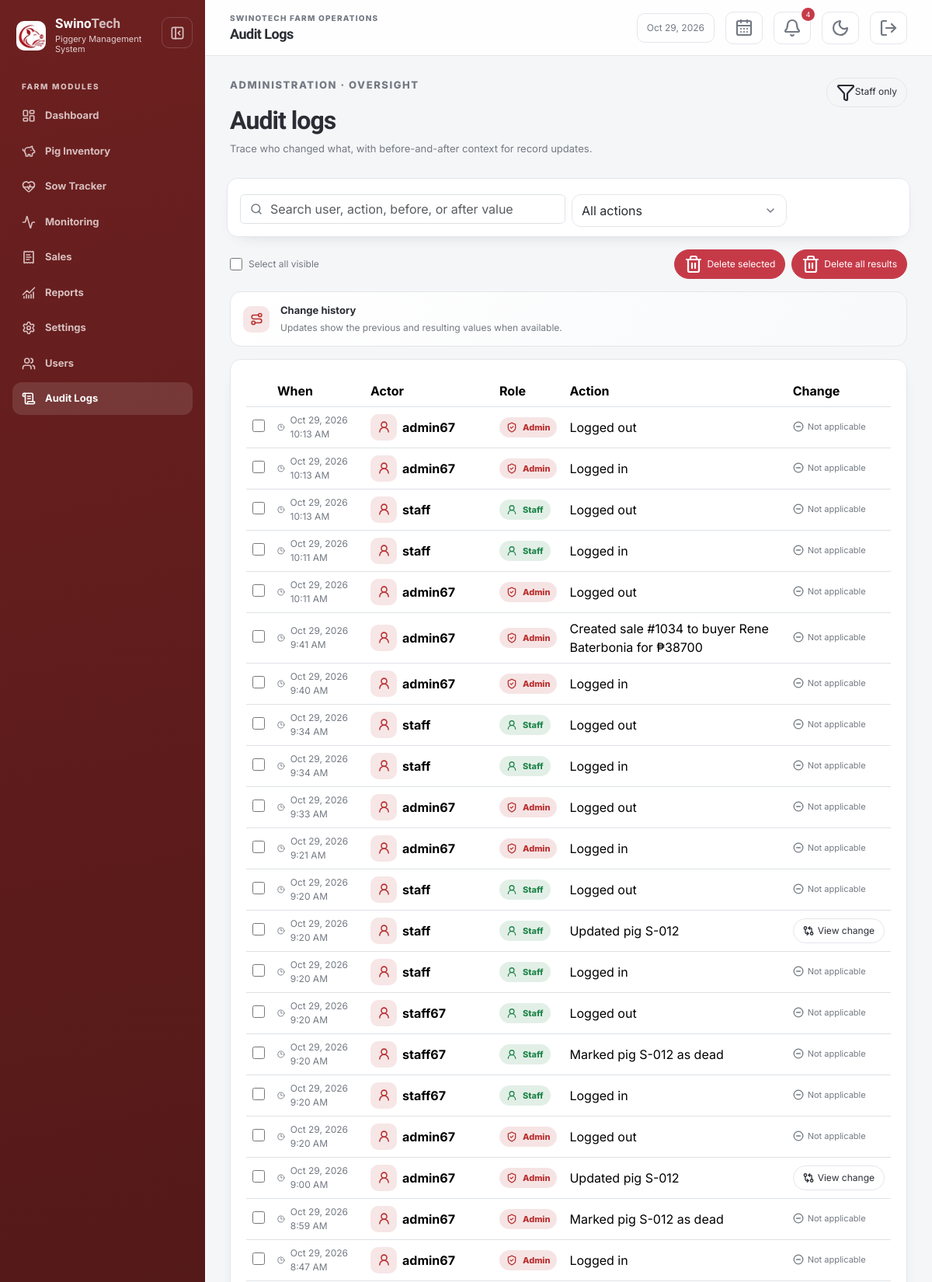
The page /audit/index.php (signed in, upper part) on the database its author committed.
### tables this page shows
CREATE TABLE `audit_logs` (
  `log_id` int UNSIGNED NOT NULL,
  `user_id` int UNSIGNED NOT NULL,
  `action_description` varchar(255) NOT NULL,
  `before_value` text,
  `after_value` text,
  `created_at` timestamp NOT NULL DEFAULT CURRENT_TIMESTAMP
);

CREATE TABLE `users` (
  `user_id` int UNSIGNED NOT NULL,
  `username` varchar(100) NOT NULL,
  `password` varchar(255) NOT NULL,
  `role` enum('admin','staff') NOT NULL DEFAULT 'staff',
  `created_at` timestamp NOT NULL DEFAULT CURRENT_TIMESTAMP
);

### includes/auth.php (called while the page is built, shortened)
<?php
function e(mixed $value): string
{
    return htmlspecialchars((string) $value, ENT_QUOTES, 'UTF-8');
}

### audit/_results.php (the view)
<div class="module-intro-card audit-key"><span class="module-intro-icon"><i data-lucide="route" aria-hidden="true"></i></span><div><strong>Change history</strong><span>Updates show the previous and resulting values when available.</span></div></div>
<div class="card table-responsive">
    <table class="table align-middle mb-0">
        <thead><tr><th><span class="visually-hidden">Select</span></th><th>When</th><th>Actor</th><th>Role</th><th>Action</th><th>Change</th></tr></thead>
        <tbody>
        <?php if (!$logs): ?><tr><td colspan="6" class="text-center text-muted py-4">No audit entries found.</td></tr>
        <?php else: foreach ($logs as $log): ?><tr><td><input type="checkbox" name="log_ids[]" value="<?= (int) $log['log_id'] ?>" data-select-item="audit-log" aria-label="Select audit log <?= (int) $log['log_id'] ?>"></td><td><span class="muted-with-icon"><i data-lucide="clock-3" aria-hidden="true"></i><?= e(date('M d, Y g:i A', strtotime($log['created_at']))) ?></span></td><td><div class="identity-cell"><span class="table-icon"><i data-lucide="user-round" aria-hidden="true"></i></span><strong><?= e($log['username']) ?></strong></div></td><td><span class="role-badge role-<?= e($log['role']) ?>"><i data-lucide="<?= $log['role'] === 'admin' ? 'shield-check' : 'user-round' ?>" aria-hidden="true"></i><?= e(ucfirst($log['role'])) ?></span></td><td><?= e($log['action_description']) ?></td><td><?php if ($log['before_value'] !== null || $log['after_value'] !== null): ?><button class="btn btn-sm btn-outline-secondary change-button" type="button" data-change-dialog data-change-action="<?= e($log['action_description']) ?>" data-change-before="<?= e($log['before_value'] ?? 'Not available') ?>" data-change-after="<?= e($log['after_value'] ?? 'Not available') ?>"><i data-lucide="git-compare-arrows" aria-hidden="true"></i>View change</button><?php else: ?><span class="not-applicable"><i data-lucide="minus-circle" aria-hidden="true"></i>Not applicable</span><?php endif; ?></td></tr><?php endforeach; endif; ?>
        </tbody>
    </table>
</div>

### assets/css/style.css (style rules this page uses)
:root { color-scheme: light; --background: #f5f6f8; --surface: #fff; --surface-raised: #fff; --ink: #2b2d35; --muted: #737982; --border: #e4e6eb; --input-bg: #fff; --table-head: #fafbfc; --table-stripe: #f8f9fb; --chart-grid: #e9ebef; --shadow: #17203355; --brand: #b93030; --brand-dark: #702020; --panel: #6d2020; --panel-deep: #3a1111; --olive: #657b3b; --clay: #ad7147; --success: #21864b; --warning: #c57d08; --danger: #c63a48; --ease-out: cubic-bezier(.22, 1, .36, 1); --motion-fast: 160ms; --motion-base: 240ms; }
* { box-sizing: border-box; }
body { margin: 0; background: var(--background); color: var(--ink); font-family: Inter, system-ui, sans-serif; }
.card,.table-shell,.filter-bar { border: 1px solid var(--border); border-radius: 14px; background: var(--surface); box-shadow: 0 8px 24px -18px var(--shadow); transition: transform var(--motion-base) var(--ease-out), box-shadow var(--motion-base) ease, border-color var(--motion-base) ease; }
.card { padding: 20px; }
.btn, button, input, select, textarea { transition: transform var(--motion-fast) var(--ease-out), box-shadow var(--motion-fast) ease, border-color var(--motion-fast) ease; }
svg { vertical-align: middle; stroke-width: 2.2; }
body, .app-sidebar, .app-main, .topbar, .content, .card, .table-shell, .filter-bar, .login-form-wrap, .login-card, .icon-button, .form-control, .form-select, .input-group-text, .table, .table > :not(caption) > * > *, .dropdown-menu, .offcanvas, .confirmation-dialog, .confirmation-dialog-card { transition: background-color var(--motion-base) ease, color var(--motion-base) ease, border-color var(--motion-base) ease, box-shadow var(--motion-base) ease, transform var(--motion-base) var(--ease-out), width 260ms var(--ease-out), margin-left 260ms var(--ease-out); }
.content .btn { border-radius: 999px; padding: 6px 12px; font-size: 12px; }
.content .btn-outline-secondary, .content .btn-outline-success, .content .btn-light { color: var(--ink); background: #ffffff12; border-color: var(--border); }
.module-intro-card { display: flex; align-items: center; gap: 14px; margin-bottom: 16px; padding: 14px 16px; border: 1px solid var(--border); border-radius: 14px; background: linear-gradient(110deg, var(--surface), var(--table-stripe)); }
.module-intro-card > div { display: grid; gap: 3px; }
.module-intro-card strong { font-size: 13px; }
.module-intro-card span:not(.module-intro-icon) { color: var(--muted); font-size: 12px; }
.module-intro-icon, .table-icon { display: inline-grid; place-items: center; flex: 0 0 34px; width: 34px; height: 34px; color: var(--brand); border-radius: 10px; background: color-mix(in srgb, var(--brand) 12%, transparent); }
.module-intro-icon svg, .table-icon svg { width: 17px; height: 17px; }
.role-badge, .muted-with-icon, .identity-cell, .change-trail { display: inline-flex; align-items: center; gap: 7px; }
.role-badge { padding: 5px 9px; border-radius: 999px; font-size: 11px; font-weight: 800; }
.role-badge svg, .muted-with-icon svg, .change-trail svg { width: 14px; height: 14px; }
.role-admin { color: var(--brand); background: color-mix(in srgb, var(--brand) 13%, transparent); }
.role-staff { color: var(--success); background: color-mix(in srgb, var(--success) 13%, transparent); }
.muted-with-icon { color: var(--muted); font-size: 12px; }
.identity-cell { min-width: 150px; }
.change-button { display: inline-flex; align-items: center; gap: 5px; white-space: nowrap; }
.change-button svg, .not-applicable svg { width: 14px; height: 14px; }
.not-applicable { display: inline-flex; align-items: center; gap: 5px; color: var(--muted); font-size: 11px; }
.audit-key { margin-top: 16px; }
.audit-toolbar input[type="checkbox"], .table input[type="checkbox"] { width: 16px; height: 16px; accent-color: var(--brand); }

### rows shown on the page
audit_logs: created_at "Oct 29, 2026 10:13 AM", user.username "admin67", user.role "Admin", action_description "Logged out", shows "Not applicable"
audit_logs: created_at "Oct 29, 2026 10:13 AM", user.username "admin67", user.role "Admin", action_description "Logged in", shows "Not applicable"
audit_logs: created_at "Oct 29, 2026 10:13 AM", user.username "staff", user.role "Staff", action_description "Logged out", shows "Not applicable"
audit_logs: created_at "Oct 29, 2026 10:11 AM", user.username "staff", user.role "Staff", action_description "Logged in", shows "Not applicable"
audit_logs: created_at "Oct 29, 2026 10:11 AM", user.username "admin67", user.role "Admin", action_description "Logged out", shows "Not applicable"
audit_logs: created_at "Oct 29, 2026 9:41 AM", user.username "admin67", user.role "Admin", action_description "Created sale #1034 to buyer Rene Baterbonia for ₱38700", shows "Not applicable"
audit_logs: created_at "Oct 29, 2026 9:40 AM", user.username "admin67", user.role "Admin", action_description "Logged in", shows "Not applicable"
audit_logs: created_at "Oct 29, 2026 9:34 AM", user.username "staff", user.role "Staff", action_description "Logged out", shows "Not applicable"
audit_logs: created_at "Oct 29, 2026 9:34 AM", user.username "staff", user.role "Staff", action_description "Logged in", shows "Not applicable"
audit_logs: created_at "Oct 29, 2026 9:33 AM", user.username "admin67", user.role "Admin", action_description "Logged out", shows "Not applicable"
audit_logs: created_at "Oct 29, 2026 9:21 AM", user.username "admin67", user.role "Admin", action_description "Logged in", shows "Not applicable"
audit_logs: created_at "Oct 29, 2026 9:20 AM", user.username "staff", user.role "Staff", action_description "Logged out", shows "Not applicable"
audit_logs: created_at "Oct 29, 2026 9:20 AM", user.username "staff", user.role "Staff", action_description "Updated pig S-012"
audit_logs: created_at "Oct 29, 2026 9:20 AM", user.username "staff", user.role "Staff", action_description "Logged in", shows "Not applicable"
audit_logs: created_at "Oct 29, 2026 9:20 AM", user.username "staff67", user.role "Staff", action_description "Logged out", shows "Not applicable"
audit_logs: created_at "Oct 29, 2026 9:20 AM", user.username "staff67", user.role "Staff", action_description "Marked pig S-012 as dead", shows "Not applicable"
audit_logs: created_at "Oct 29, 2026 9:20 AM", user.username "staff67", user.role "Staff", action_description "Logged in", shows "Not applicable"
audit_logs: created_at "Oct 29, 2026 9:20 AM", user.username "admin67", user.role "Admin", action_description "Logged out", shows "Not applicable"
audit_logs: created_at "Oct 29, 2026 9:00 AM", user.username "admin67", user.role "Admin", action_description "Updated pig S-012"
audit_logs: created_at "Oct 29, 2026 8:59 AM", user.username "admin67", user.role "Admin", action_description "Marked pig S-012 as dead", shows "Not applicable"
audit_logs: created_at "Oct 29, 2026 8:47 AM", user.username "admin67", user.role "Admin", action_description "Logged in", shows "Not applicable"

### other values the page prints
$item['label'] "Dashboard"
$item['label'] "Pig Inventory"
$item['label'] "Sow Tracker"
$item['label'] "Monitoring"
$item['label'] "Sales"
$item['label'] "Reports"
$pageTitle "Audit Logs"
count($headerAlerts) "4"
$type === '' ? 'All actions' : $auditTypes[$type]['label'] "All actions"
